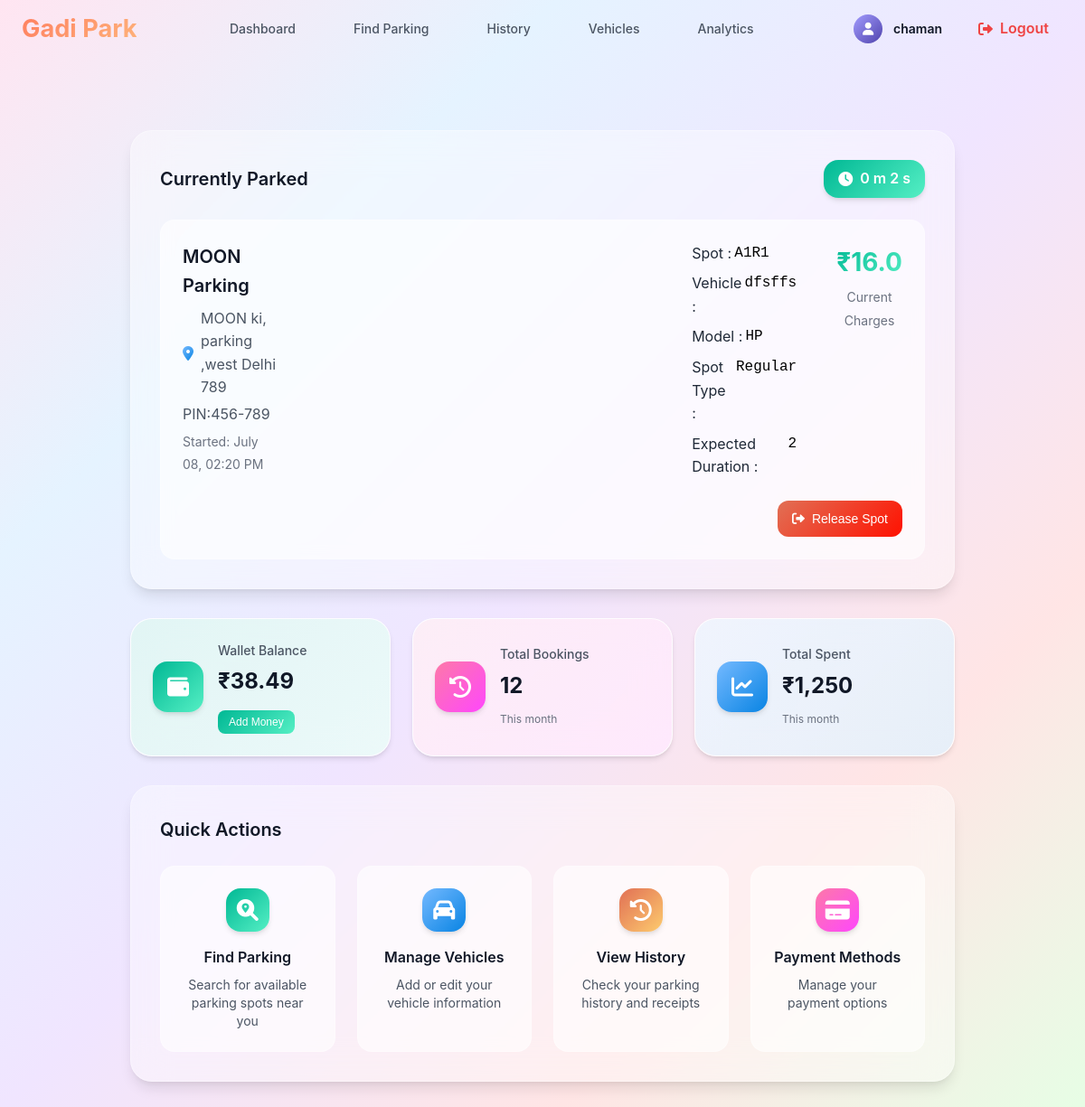
Page /user_dashboard/current_booking?booking_id=A1R18123 (signed in) on the earlier database version.
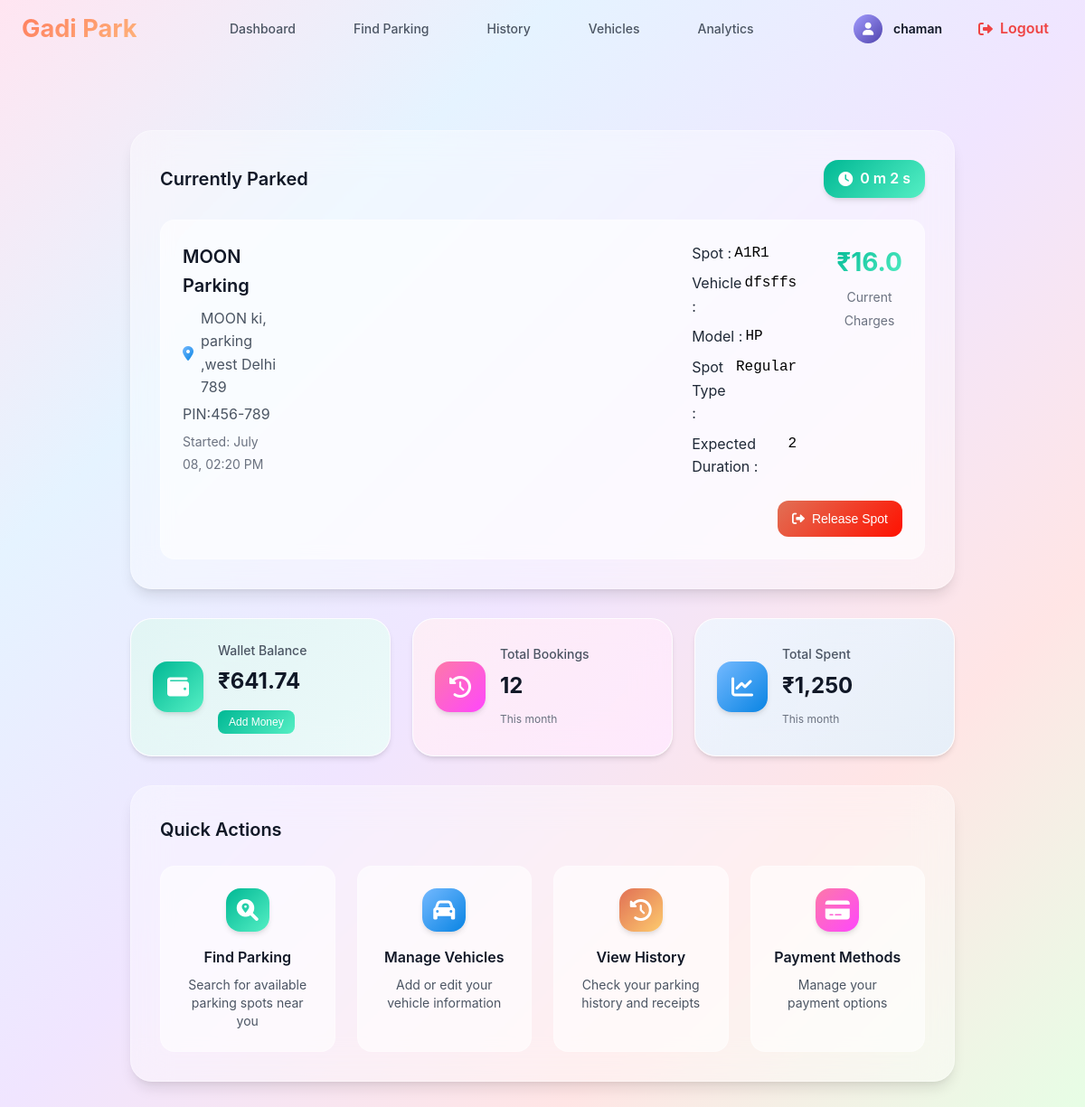
Same page on the later database version.
### models/user.py (models this page shows, shortened)
class User(db.Model):
    __tablename__ = 'users'
    id=db.Column(db.Integer,primary_key=True)
    username=db.Column(db.String(80),unique=True,nullable=False)
    password_hash=db.Column(db.String(128),nullable=False)
    full_name=db.Column(db.String(80),nullable=True)
    is_admin=db.Column(db.Boolean,default=False)
    wallet_balance=db.Column(db.Float,default=0.00)
    total_parkings=db.Column(db.Integer,default=0)
    registration_date=db.Column(db.DateTime,default=db.func.current_timestamp())

### routes/user_activity.py (the view)
@user_activity_bp.route('/user_dashboard/current_booking')
@login_required
@user_required
def current_booking():
    booking_id = request.args.get('booking_id')
    user=User.query.get(session.get('user_id'))
    booking=Booking.query.filter_by(booking_id=booking_id).first()
    spot=ParkingSpot.query.get(booking.spot_id)
    vehicle=Vehicle.query.get(booking.vehicle_id)
    lot=ParkingLot.query.get(booking.lot_id)
    return render_template('user_dashboard.html',user=user,booking=booking,spot=spot,vehicle=vehicle,lot=lot)

### Templates/user_dashboard.html (shortened to what the changed rows need)
{% extends "base.html" %}
{% block style %}
<link rel="stylesheet" href="{{url_for('static',filename='css/user_dashboard.css')}}">
<link rel="stylesheet" href="https://cdnjs.cloudflare.com/ajax/libs/font-awesome/6.0.0/css/all.min.css">
{% endblock %}
{% block content %}
{% include "user_navbar.html" %}
<div class="dashboard-container">
    <div class="user-main-content">
        <div class="grid-section">
            <div class="grid-card success">
                <div class="stat-content">
                    <h4>Wallet Balance</h4>
                    <span class="stat-value">₹{{ user.wallet_balance}}</span>
                    <a href="/payment/wallet"><button class="add-money-btn">Add Money</button></a>
                </div>
            </div>
        </div>
    </div>
</div>
{% endblock %}

### Templates/user_navbar.html
{%extends "base.html" %}
{%block style%}
<link rel="stylesheet" href="{{url_for('static',filename='css/user_navbar.css')}}">
{%endblock%}
{%block content %}
{% set current_path = request.path %}
<nav class="top-navbar">
        <div class="nav-container">
            <div class="logo">
                <h2>Gadi Park</h2>
            </div>
            <ul class="nav-links">
                <li class="{% if current_path == url_for('user.user_dashboard')%}active{%endif%}"><a href="{{ url_for('user.user_dashboard') }}">Dashboard</a></li>
                <li class="{% if current_path == url_for('user.find_parking')%}active{%endif%}"><a href="{{ url_for('user.find_parking') }}">Find Parking</a></li>
                <li><a href="#">History</a></li>
                <li><a href="{{url_for('user.vehicle')}}">Vehicles</a></li>
                <li><a href="#">Analytics</a></li>
            </ul>
            <div class="user-actions">
                <div class="user-profile">
                    <div class="profile-avatar"><i class="fa-solid fa-user"></i></div>
                    <span class="user-name">{{ user.full_name }}</span>
                </div>
                <a href="{{url_for('auth.logout')}}" class="logout-btn">
                    <i class="fas fa-sign-out-alt"></i>
                    <span>Logout</span>
                </a>
            </div>
        </div>
    </nav>
{%endblock%}

Differences in the rows shown:
changed User "chaman": wallet_balance "38.49" → "641.74"
